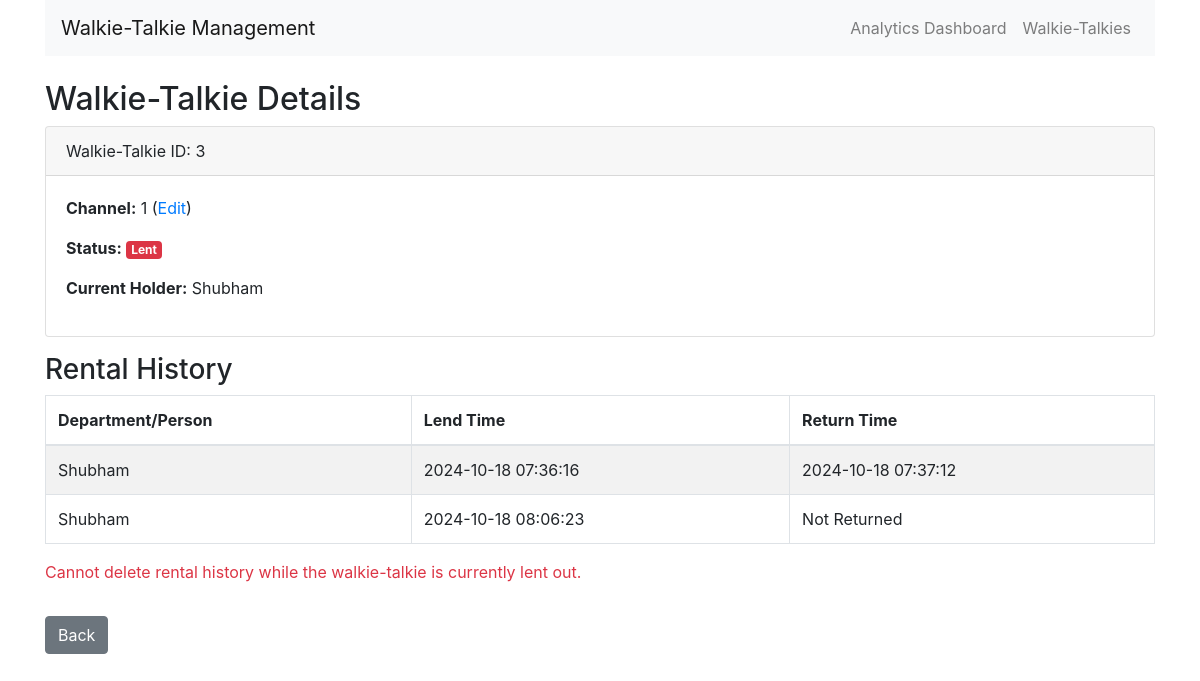
The page /walkie_talkie/3 on the database as committed earlier.
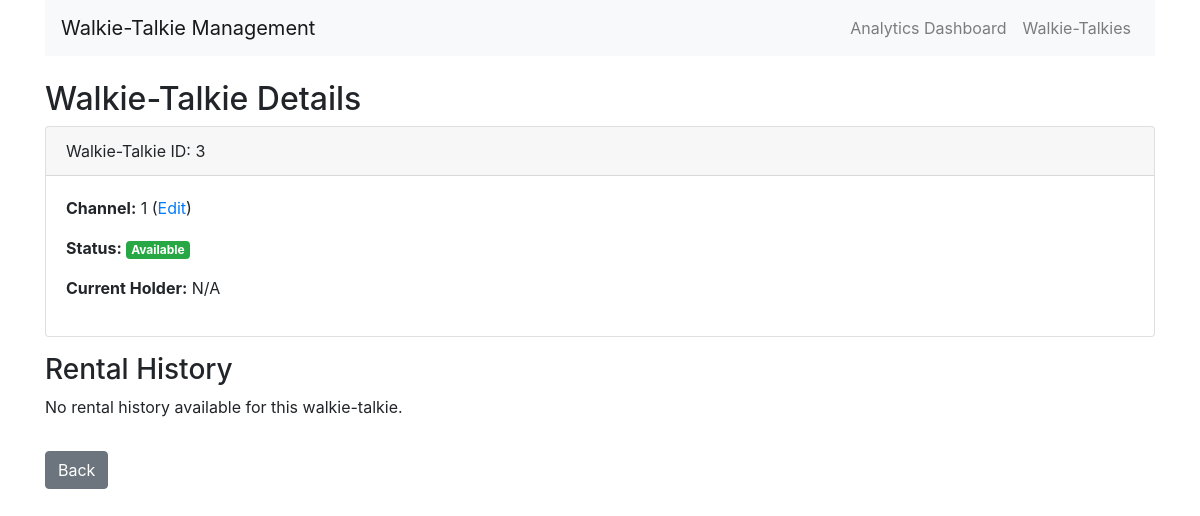
The same page on the database as committed later.
### models.py (models this page shows)
class WalkieTalkie(db.Model):
    id = db.Column(db.Integer, primary_key=True)
    channel = db.Column(db.Integer, nullable=True, default=1)
    is_lent = db.Column(db.Boolean, default=False)
    current_holder = db.Column(db.String(100), nullable=True)
    is_charged = db.Column(db.Boolean, default=False)  # Default is now False (discharged)
    rental_history = db.relationship('Rental', backref='walkie_talkie', lazy=True)

class Rental(db.Model):
    id = db.Column(db.Integer, primary_key=True)
    walkie_talkie_id = db.Column(db.Integer, db.ForeignKey('walkie_talkie.id'))
    department_id = db.Column(db.Integer, db.ForeignKey('department.id'))
    lend_time = db.Column(db.DateTime, default=get_ist_now)
    return_time = db.Column(db.DateTime, nullable=True)

class Department(db.Model):
    id = db.Column(db.Integer, primary_key=True)
    name = db.Column(db.String(100), nullable=False, unique=True)
    rental_history = db.relationship('Rental', backref='department', lazy=True)

### routes.py (the view)
@app.route('/walkie_talkie/<int:wt_id>')
def view_walkie_talkie(wt_id):
    wt = WalkieTalkie.query.get_or_404(wt_id)
    rentals = Rental.query.filter_by(walkie_talkie_id=wt_id).all()
    return render_template('walkie_talkie.html', wt=wt, rentals=rentals)

### templates/walkie_talkie.html
{% extends 'base.html' %}
{% block content %}
<h2>Walkie-Talkie Details</h2>
<div class="card mb-3">
    <div class="card-header">
        Walkie-Talkie ID: {{ wt.id }}
    </div>
    <div class="card-body">
        <p><strong>Channel:</strong> {{ wt.channel }} (<a href="{{ url_for('edit_walkie_talkie', wt_id=wt.id) }}">Edit</a>)</p>
        <p><strong>Status:</strong>
            {% if wt.is_lent %}
                <span class="badge badge-danger">Lent</span>
            {% else %}
                <span class="badge badge-success">Available</span>
            {% endif %}
        </p>
        <p><strong>Current Holder:</strong> {{ wt.current_holder or 'N/A' }}</p>
    </div>
</div>
<h3>Rental History</h3>
{% if rentals %}
<table class="table table-striped table-bordered">
    <thead>
        <tr>
            <th>Department/Person</th>
            <th>Lend Time</th>
            <th>Return Time</th>
        </tr>
    </thead>
    <tbody>
        {% for rental in rentals %}
        <tr>
            <td>{{ rental.department.name }}</td>
            <td>{{ rental.lend_time.strftime('%Y-%m-%d %H:%M:%S') }}</td>
            <td>{{ rental.return_time.strftime('%Y-%m-%d %H:%M:%S') if rental.return_time else 'Not Returned' }}</td>
        </tr>
        {% endfor %}
    </tbody>
</table>
{% if not wt.is_lent %}
<form action="{{ url_for('delete_rental_history', wt_id=wt.id) }}" method="post" onsubmit="return confirm('Are you sure you want to delete all rental history for this walkie-talkie? This action cannot be undone.');">
    <button type="submit" class="btn btn-danger">
        <i class="fas fa-trash-alt"></i> Delete Rental History
    </button>
</form>
{% else %}
    <p class="text-danger">Cannot delete rental history while the walkie-talkie is currently lent out.</p>
{% endif %}
{% else %}
    <p>No rental history available for this walkie-talkie.</p>
{% endif %}
<a href="{{ url_for('index') }}" class="btn btn-secondary mt-3">Back</a>
{% endblock %}

### templates/base.html (shortened to what this page needs)
<!DOCTYPE html>
<html>
<head>
    <link rel="stylesheet"
          href="https://maxcdn.bootstrapcdn.com/bootstrap/4.5.2/css/bootstrap.min.css">
    <link rel="stylesheet" href="https://cdnjs.cloudflare.com/ajax/libs/font-awesome/5.15.1/css/all.min.css">
</head>
<body>
    <div class="container">
        <nav class="navbar navbar-expand-lg navbar-light bg-light mb-4">
            <a class="navbar-brand" href="{{ url_for('index') }}">Walkie-Talkie Management</a>
            <div class="collapse navbar-collapse">
                <ul class="navbar-nav ml-auto">
                    <li class="nav-item">
                        <a class="nav-link" href="{{ url_for('analytics') }}">Analytics Dashboard</a>
                    </li>
                    <li class="nav-item">
                        <a class="nav-link" href="{{ url_for('list_walkie_talkies') }}">Walkie-Talkies</a>
                    </li>
                </ul>
            </div>
        </nav>
        {% block content %}{% endblock %}
    </div>
</body>
</html>

Rows that differ between the two databases and show on the page:
removed Rental: department.name "Shubham", lend_time "2024-10-18 07:36:16", return_time "2024-10-18 07:37:12"
removed Rental: department.name "Shubham", lend_time "2024-10-18 08:06:23", return_time "Not Returned"
changed WalkieTalkie id 3: is_lent True → False (drawn); current_holder "Shubham" → "N/A"
Other text that changed with them:
text no longer shown: "Lent Department/Person Lend Time Return Time Cannot delete rental history while the walkie-talkie is currently lent out."
text now shown: "Available No rental history available for this walkie-talkie."
